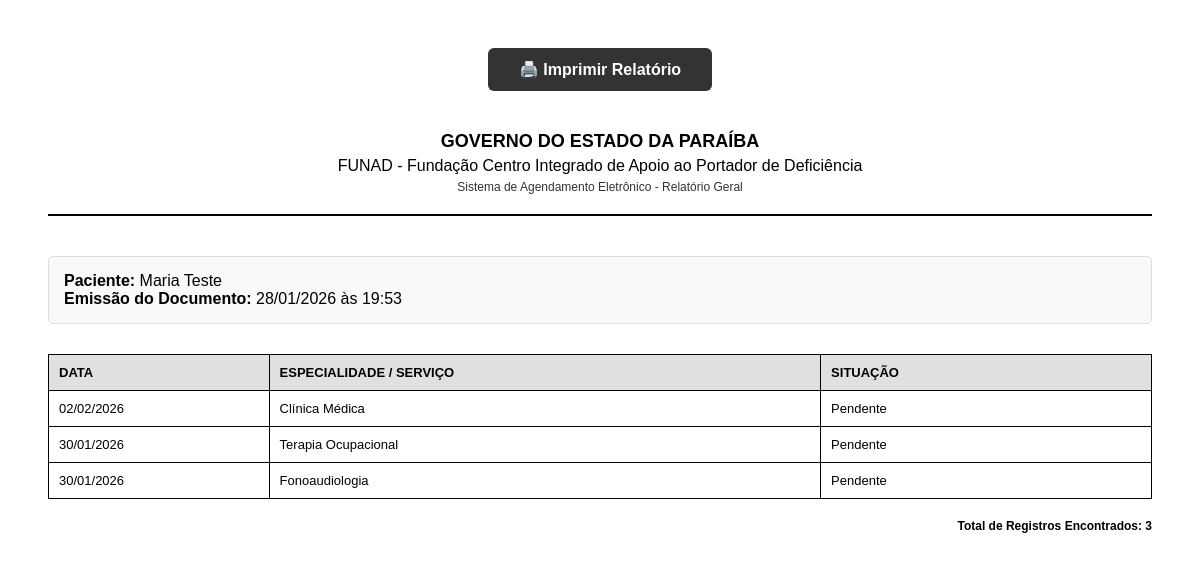
Page /relatorio_geral.php (signed in) on the committed database.
### tables this page shows
CREATE TABLE `agendamentos` (
  `id` int(11) NOT NULL,
  `data_consulta` date NOT NULL,
  `especialidade` varchar(50) NOT NULL,
  `status` varchar(20) DEFAULT 'Pendente',
  `usuario_id` int(11) NOT NULL
);

### relatorio_geral.php (the view, shortened to what this page needs)
<?php
require 'conexao.php';
$id_usuario = $_SESSION['id_usuario'];
$nome_usuario = $_SESSION['nome_usuario'];
$sql = "SELECT * FROM agendamentos WHERE usuario_id = :id ORDER BY data_consulta DESC";
$stmt = $pdo->prepare($sql);
$stmt->bindValue(':id', $id_usuario);
$stmt->execute();
$lista = $stmt->fetchAll();
?>
<!DOCTYPE html>
<html lang="pt-br">
<head>
</head>
<body>
    <a href="#" onclick="window.print(); return false;" class="btn-print">🖨️ Imprimir Relatório</a>
    <div class="cabecalho">
        <h1>Governo do Estado da Paraíba</h1>
        <h2>FUNAD - Fundação Centro Integrado de Apoio ao Portador de Deficiência</h2>
        <p>Sistema de Agendamento Eletrônico - Relatório Geral</p>
    </div>
    <div class="dados-paciente">
        <strong>Paciente:</strong> <?php echo $nome_usuario; ?><br>
        <strong>Emissão do Documento:</strong> <?php echo date('d/m/Y \à\s H:i'); ?>
    </div>
    <table>
        <thead>
            <tr>
                <th style="width: 20%;">Data</th>
                <th style="width: 50%;">Especialidade / Serviço</th>
                <th style="width: 30%;">Situação</th>
            </tr>
        </thead>
        <tbody>
            <?php if(count($lista) > 0): ?>
                <?php foreach($lista as $item): ?>
                <tr>
                    <td><?php echo date('d/m/Y', strtotime($item['data_consulta'])); ?></td>
                    <td><?php echo $item['especialidade']; ?></td>
                    <td><?php echo $item['status']; ?></td>
                </tr>
                <?php endforeach; ?>
            <?php endif; ?>
        </tbody>
    </table>
    <div class="resumo">
        Total de Registros Encontrados: <?php echo count($lista); ?>
    </div>
</body>
</html>

### relatorio_geral.php (style rules this page uses)
body { font-family: 'Arial', sans-serif; padding: 40px; color: #000; }
.cabecalho { text-align: center; margin-bottom: 40px; border-bottom: 2px solid #000; padding-bottom: 20px; }
.cabecalho h1 { margin: 0; font-size: 18px; text-transform: uppercase; }
.cabecalho h2 { margin: 5px 0; font-size: 16px; font-weight: normal; }
.cabecalho p { margin: 5px 0 0 0; font-size: 12px; color: #333; }
.dados-paciente { margin-bottom: 30px; padding: 15px; background-color: #f9f9f9; border: 1px solid #ddd; border-radius: 5px; }
table { width: 100%; border-collapse: collapse; margin-top: 10px; }
th, td { border: 1px solid #000; padding: 10px; text-align: left; font-size: 13px; }
th { background-color: #e0e0e0; font-weight: bold; text-transform: uppercase; }
.resumo { margin-top: 20px; font-size: 12px; text-align: right; font-weight: bold; }
.btn-print { display: block; width: 200px; margin: 0 auto 40px auto; padding: 12px; background: #333; color: white; text-align: center; text-decoration: none; border-radius: 6px; cursor: pointer; font-family: sans-serif; font-weight: bold; }

### rows in the picture
agendamentos: data_consulta "02/02/2026", especialidade "Clínica Médica", status "Pendente"
agendamentos: data_consulta "30/01/2026", especialidade "Terapia Ocupacional", status "Pendente"
agendamentos: data_consulta "30/01/2026", especialidade "Fonoaudiologia", status "Pendente"

### other values in the picture
$nome_usuario "Maria Teste"
count($lista) "3"
